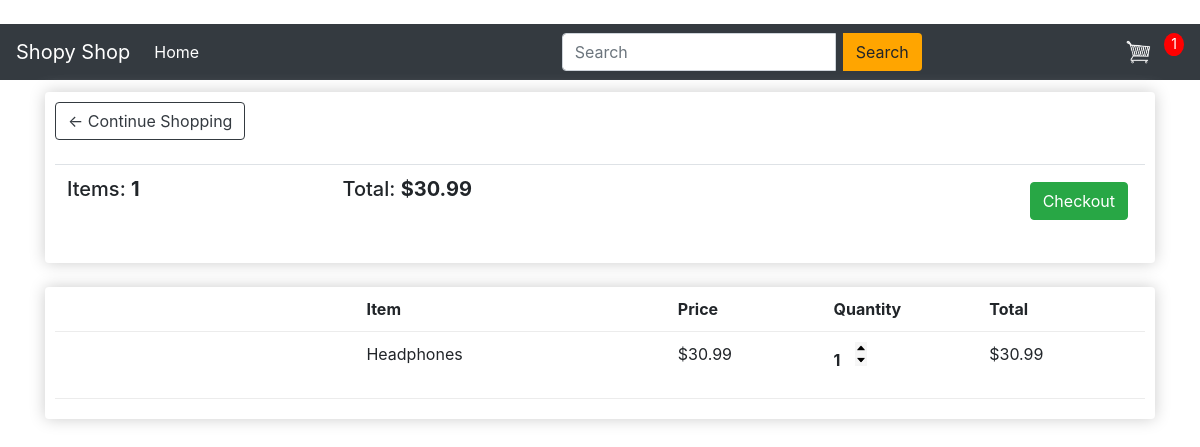
The app's page /cart/ (signed in) with its own data.
### store/models.py (models this page shows, shortened)
class Order(models.Model):
    customer = models.ForeignKey(Customer , on_delete=models.SET_NULL , blank=True , null=True)
    date_ordered = models.DateTimeField(auto_now_add=True)
    complete = models.BooleanField(default=False , null=True)
    transaction_id = models.CharField(max_length=200 , null=True)
    @property
    def get_cart_total(self):
        orderitems = self.orderitem_set.all()
        total = sum([item.get_total for item in orderitems])
        return total
    @property
    def get_cart_items(self):
        orderitems = self.orderitem_set.all()
        total = sum([item.quanity for item in orderitems])
        return total

class OrderItem(models.Model):
    product = models.ForeignKey(Product , on_delete=models.SET_NULL , null=True)
    order = models.ForeignKey(Order , on_delete=models.SET_NULL , null=True)
    quanity = models.IntegerField(default=0 , null=True , blank=True)
    date_added = models.DateTimeField(auto_now_add=True)
    @property
    def get_total(self):
        total = self.product.price * self.quanity
        return total

class Product(models.Model):
    name = models.CharField(max_length=200 , null=True)
    price = models.FloatField()
    description = models.CharField(max_length=200 , null=True)
    digital = models.BooleanField(default=False , null=True , blank=False)
    image = CloudinaryField('images/' , default='')
    @property
    def imageURL(self):
        try:
            url = self.image.url
        except:
            url = ''
        return url

### store/views.py (the view)
# urls.py: path('cart/' , views.cart , name="cart"),
def cart(request):
    data = cartData(request)
    cartItems = data['cartItems']
    order = data['order']
    items = data['items']
    message = "This is the cart page"
    context = {'items':items , "order":order , 'cartItems':cartItems}
    return render (request , 'store/cart.html' , context)

### store/utils.py (called while the page is built)
def cartData(request):
    if request.user.is_authenticated:
        customer = request.user.customer
        order ,  created = Order.objects.get_or_create(customer = customer , complete=False)
        items = order.orderitem_set.all()
        cartItems = order.get_cart_items
    else:
        cookieData = cookieCart(request)
        cartItems = cookieData['cartItems']
        order = cookieData['order']
        items = cookieData['items']
    return {'cartItems':cartItems , 'order':order , 'items':items}

### store/templates/store/cart.html (shortened to what this page needs)
{% extends 'store/main.html' %}
{% load static %}
{% block content %}
<div class="row">
    <div class="col-lg-12">
        <div class="box-element">
            <a class="btn btn-outline-dark" href="{% url 'store' %}"> &#x2190; Continue Shopping </a>
            <br>
            <br>
            <table class="table">
                <tr>
                    <th>
                        <h5>Items: <strong> {{order.get_cart_items}} </strong></h5>
                    </th>
                    <th>
                        <h5>Total: <strong> ${{order.get_cart_total|floatformat:2}} </strong></h5>
                    </th>
                    <th>
                        <a style="float: right; margin: 5px;" class="btn btn-success" href="{% url 'checkout' %}">
                            Checkout </a>
                    </th>
                </tr>
            </table>
        </div>
        <br>
        <div class="box-element">
            <div class="cart-row">
                <div style="flex: 2;"></div>
                <div style="flex: 2;"><strong>Item</strong></div>
                <div style="flex: 1;"><strong>Price</strong></div>
                <div style="flex: 1;"><strong>Quantity</strong></div>
                <div style="flex: 1;"><strong>Total</strong></div>
            </div>
            {% for item in items  %}
            <div class="cart-row">
                <div style="flex: 2;">
                </div>
                <div style="flex: 2;"> {{item.product.name}} </div>
                <div style="flex: 1;"> ${{item.product.price|floatformat:2}}</div>
                <div style="flex: 1;">
                    <p class="quantity">{{item.quanity}}</p>
                    <div class="quantity">
                        <img data-product="{{item.product.id}}" data-action="add" class="change-quantity update-cart" src="{% static 'images/aroww-up.png' %}" alt="">
                        <img data-product="{{item.product.id}}" data-action="remove" class="change-quantity update-cart" src="{% static 'images/arroww-down.png' %}" alt="">
                    </div>
                </div>
                <div style="flex: 1;"> ${{item.get_total}} </div>
            </div>
            {% endfor %}
        </div>
    </div>
</div>
{% endblock content %}

### static/css/main.css (style rules this page uses)
body { padding-top: 2%; }
.box-element { box-shadow: hsl(0, 0%, 80%) 0 0 16px; background-color: #fff; border-radius: 4px; padding: 10px; }
.cart-row { display: flex; align-items: flex-stretch; padding-bottom: 10px; margin-bottom: 10px; border-bottom: 1px solid #ececec; }
.quantity { display: inline-block; font-weight: 700; padding-right: 10px; }
.change-quantity { width: 12px; cursor: pointer; display: block; }

### records on screen
Order: get_cart_items "1", get_cart_total "30.99"
OrderItem: product.name "Headphones", product.price "30.99", quanity "1", get_total "30.99"

### other values on screen
{{ cartItems }} "1"
